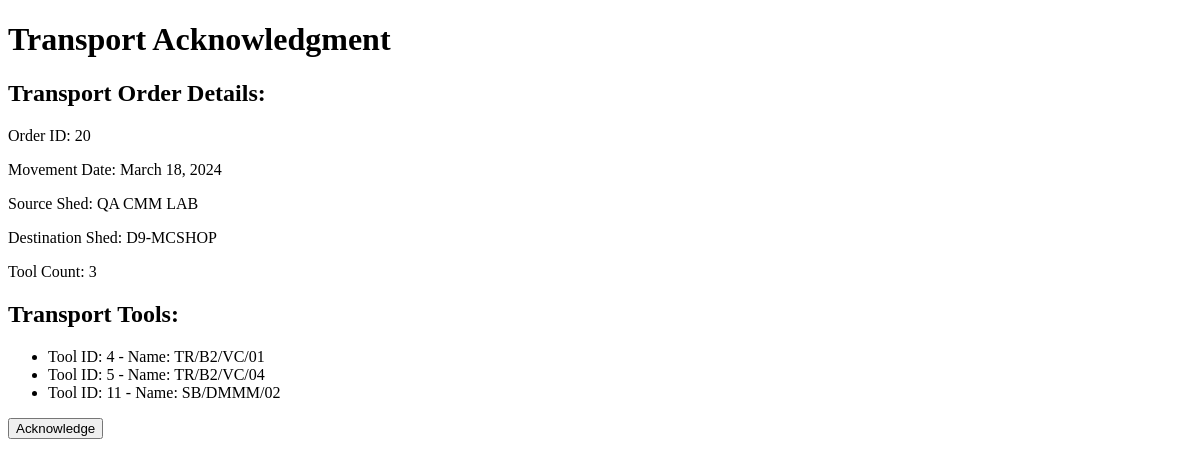
/transport/20/acknowledge/, run on an earlier commit of the app's database.
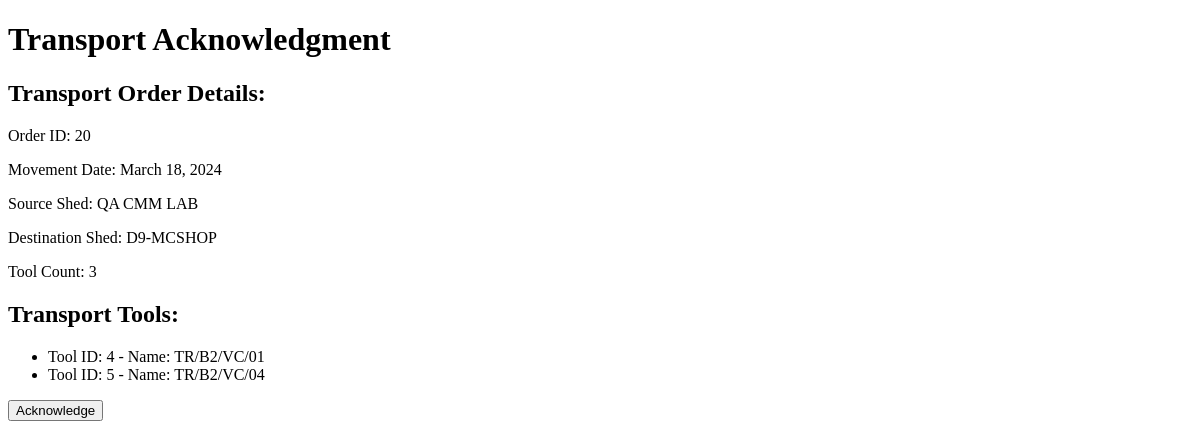
And on a later commit of the database.
### app1/models.py (models this page shows, shortened)
class TransportTools(models.Model):
    transporttool_id = models.AutoField(primary_key=True)
    transport = models.ForeignKey(TransportOrder, on_delete=models.CASCADE)
    tool = models.ForeignKey(InstrumentModel, on_delete=models.CASCADE)
    class Meta:
        unique_together = ('transport', 'tool')

class InstrumentModel(models.Model):
    instrument_no = models.AutoField(primary_key=True)
    instrument_name = models.CharField(max_length=16)
    manufacturer_name = models.CharField(max_length=24, blank=True, null=True)
    year_of_purchase = models.DateField()
    gst = models.SmallIntegerField()
    description = models.CharField(max_length=255, blank=True, null=True)
    instrument_range = models.CharField(max_length=16, blank=True, null=True)
    least_count = models.CharField(max_length=8, blank=True, null=True)
    type_of_tool = models.ForeignKey(InstrumentGroupMaster, on_delete=models.DO_NOTHING)
    calibration_frequency = models.IntegerField()

### app1/views.py (the view, shortened to what this page needs)
# urls.py: path('transport/<int:order_id>/acknowledge/', TransportAcknowledgmentView.as_view(), name='transport_acknowledge'),
class TransportAcknowledgmentView(View):
    def get(self, request, order_id):
        transport_order = get_object_or_404(TransportOrder, pk=order_id)
        return render(request, 'app1/transport_acknowledge.html', {'transport_order': transport_order})

### app1/models.py (called while the page is built)
    def __str__(self):
        return self.name

### app1/templates/app1/transport_acknowledge.html (shortened to what this page needs)
<!DOCTYPE html>
<html lang="en">
<head>
</head>
<body>
    <h1>Transport Acknowledgment</h1>
    <h2>Transport Order Details:</h2>
    <p>Order ID: {{ transport_order.movement_id }}</p>
    <p>Movement Date: {{ transport_order.movement_date }}</p>
    <p>Source Shed: {{ transport_order.source_shed }}</p>
    <p>Destination Shed: {{ transport_order.destination_shed }}</p>
    <p>Tool Count: {{ transport_order.tool_count }}</p>
    <h2>Transport Tools:</h2>
    <ul>
        {% for tool in transport_order.transporttools_set.all %}
            <li>Tool ID: {{ tool.tool.instrument_no }} - Name: {{ tool.tool.instrument_name }}</li>
        {% endfor %}
    </ul>
    <form method="post">
        <input type="submit" value="Acknowledge">
    </form>
</body>
</html>

What changed in the data, as far as the page shows it:
removed TransportTools: tool.instrument_no "11", tool.instrument_name "SB/DMMM/02"
